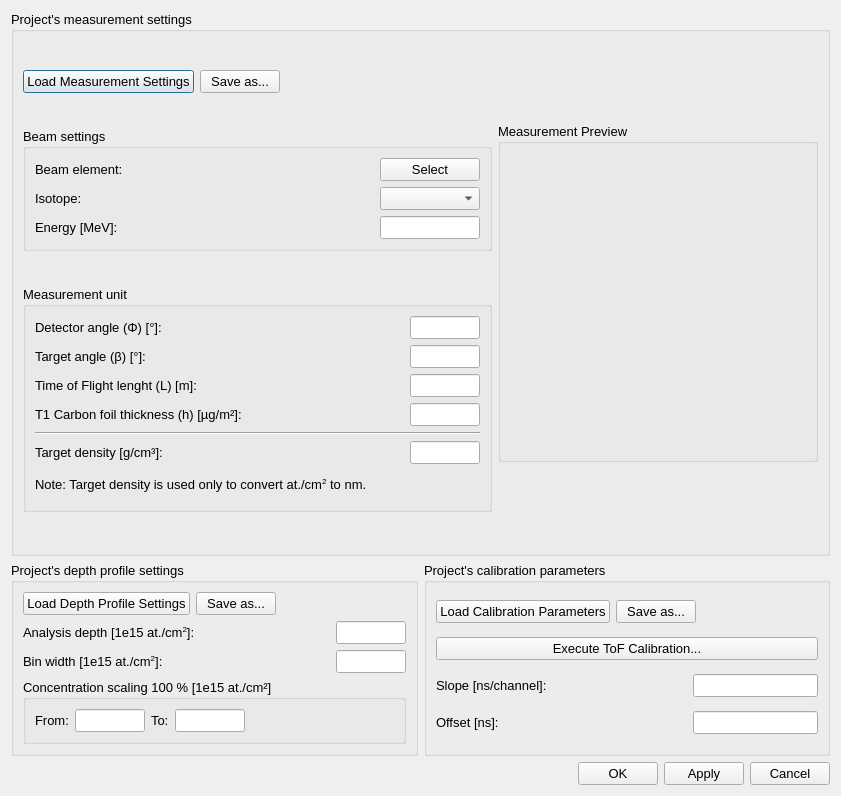
<?xml version="1.0" encoding="UTF-8"?>
<ui version="4.0">
 <class>Dialog</class>
 <widget class="QDialog" name="Dialog">
  <property name="geometry">
   <rect>
    <x>0</x>
    <y>0</y>
    <width>841</width>
    <height>796</height>
   </rect>
  </property>
  <property name="sizePolicy">
   <sizepolicy hsizetype="Fixed" vsizetype="Fixed">
    <horstretch>0</horstretch>
    <verstretch>0</verstretch>
   </sizepolicy>
  </property>
  <property name="font">
   <font>
    <pointsize>10</pointsize>
   </font>
  </property>
  <property name="windowTitle">
   <string>Define Project Settings</string>
  </property>
  <property name="sizeGripEnabled">
   <bool>false</bool>
  </property>
  <layout class="QVBoxLayout" name="verticalLayout_7">
   <item>
    <layout class="QVBoxLayout" name="verticalLayout_5">
     <property name="sizeConstraint">
      <enum>QLayout::SetNoConstraint</enum>
     </property>
     <item>
      <widget class="QGroupBox" name="groupBox_4">
       <property name="sizePolicy">
        <sizepolicy hsizetype="Preferred" vsizetype="Expanding">
         <horstretch>0</horstretch>
         <verstretch>0</verstretch>
        </sizepolicy>
       </property>
       <property name="title">
        <string>Project's measurement settings</string>
       </property>
       <layout class="QHBoxLayout" name="horizontalLayout">
        <item>
         <layout class="QVBoxLayout" name="verticalLayout">
          <item>
           <layout class="QHBoxLayout" name="horizontalLayout_19">
            <item>
             <widget class="QPushButton" name="loadButton">
              <property name="sizePolicy">
               <sizepolicy hsizetype="Preferred" vsizetype="Fixed">
                <horstretch>0</horstretch>
                <verstretch>0</verstretch>
               </sizepolicy>
              </property>
              <property name="text">
               <string>Load Measurement Settings</string>
              </property>
             </widget>
            </item>
            <item>
             <widget class="QPushButton" name="saveButton">
              <property name="text">
               <string>Save as...</string>
              </property>
             </widget>
            </item>
            <item>
             <spacer name="horizontalSpacer_19">
              <property name="orientation">
               <enum>Qt::Horizontal</enum>
              </property>
              <property name="sizeHint" stdset="0">
               <size>
                <width>40</width>
                <height>20</height>
               </size>
              </property>
             </spacer>
            </item>
           </layout>
          </item>
          <item>
           <widget class="QGroupBox" name="groupBox_3">
            <property name="sizePolicy">
             <sizepolicy hsizetype="Expanding" vsizetype="Fixed">
              <horstretch>0</horstretch>
              <verstretch>0</verstretch>
             </sizepolicy>
            </property>
            <property name="title">
             <string>Beam settings</string>
            </property>
            <layout class="QVBoxLayout" name="verticalLayout_6">
             <item>
              <layout class="QHBoxLayout" name="horizontalLayout_25">
               <item>
                <widget class="QLabel" name="beamLabel_3">
                 <property name="text">
                  <string>Beam element:</string>
                 </property>
                </widget>
               </item>
               <item>
                <spacer name="horizontalSpacer_25">
                 <property name="orientation">
                  <enum>Qt::Horizontal</enum>
                 </property>
                 <property name="sizeHint" stdset="0">
                  <size>
                   <width>40</width>
                   <height>20</height>
                  </size>
                 </property>
                </spacer>
               </item>
               <item>
                <widget class="QPushButton" name="elementButton">
                 <property name="minimumSize">
                  <size>
                   <width>100</width>
                   <height>0</height>
                  </size>
                 </property>
                 <property name="maximumSize">
                  <size>
                   <width>100</width>
                   <height>16777215</height>
                  </size>
                 </property>
                 <property name="text">
                  <string>Select</string>
                 </property>
                </widget>
               </item>
              </layout>
             </item>
             <item>
              <layout class="QHBoxLayout" name="horizontalLayout_26">
               <item>
                <widget class="QLabel" name="isotopeLabel">
                 <property name="enabled">
                  <bool>true</bool>
                 </property>
                 <property name="text">
                  <string>Isotope:</string>
                 </property>
                </widget>
               </item>
               <item>
                <spacer name="horizontalSpacer_26">
                 <property name="orientation">
                  <enum>Qt::Horizontal</enum>
                 </property>
                 <property name="sizeHint" stdset="0">
                  <size>
                   <width>40</width>
                   <height>20</height>
                  </size>
                 </property>
                </spacer>
               </item>
               <item>
                <widget class="QComboBox" name="isotopeComboBox">
                 <property name="enabled">
                  <bool>true</bool>
                 </property>
                 <property name="minimumSize">
                  <size>
                   <width>100</width>
                   <height>0</height>
                  </size>
                 </property>
                 <property name="maximumSize">
                  <size>
                   <width>100</width>
                   <height>16777215</height>
                  </size>
                 </property>
                </widget>
               </item>
              </layout>
             </item>
             <item>
              <layout class="QHBoxLayout" name="horizontalLayout_27">
               <item>
                <widget class="QLabel" name="label_20">
                 <property name="text">
                  <string>Energy [MeV]:</string>
                 </property>
                </widget>
               </item>
               <item>
                <spacer name="horizontalSpacer_27">
                 <property name="orientation">
                  <enum>Qt::Horizontal</enum>
                 </property>
                 <property name="sizeHint" stdset="0">
                  <size>
                   <width>40</width>
                   <height>20</height>
                  </size>
                 </property>
                </spacer>
               </item>
               <item>
                <widget class="QLineEdit" name="energyLineEdit">
                 <property name="minimumSize">
                  <size>
                   <width>0</width>
                   <height>0</height>
                  </size>
                 </property>
                 <property name="maximumSize">
                  <size>
                   <width>100</width>
                   <height>16777215</height>
                  </size>
                 </property>
                </widget>
               </item>
              </layout>
             </item>
            </layout>
           </widget>
          </item>
          <item>
           <widget class="QGroupBox" name="groupBox_2">
            <property name="sizePolicy">
             <sizepolicy hsizetype="Expanding" vsizetype="Fixed">
              <horstretch>0</horstretch>
              <verstretch>0</verstretch>
             </sizepolicy>
            </property>
            <property name="title">
             <string>Measurement unit</string>
            </property>
            <layout class="QGridLayout" name="gridLayout_3">
             <item row="8" column="0">
              <layout class="QHBoxLayout" name="horizontalLayout_20">
               <item>
                <widget class="QLabel" name="label_15">
                 <property name="text">
                  <string>Target density [g/cm³]:</string>
                 </property>
                </widget>
               </item>
               <item>
                <spacer name="horizontalSpacer_20">
                 <property name="orientation">
                  <enum>Qt::Horizontal</enum>
                 </property>
                 <property name="sizeHint" stdset="0">
                  <size>
                   <width>40</width>
                   <height>20</height>
                  </size>
                 </property>
                </spacer>
               </item>
               <item>
                <widget class="QLineEdit" name="targetDensityLineEdit">
                 <property name="minimumSize">
                  <size>
                   <width>70</width>
                   <height>0</height>
                  </size>
                 </property>
                 <property name="maximumSize">
                  <size>
                   <width>50</width>
                   <height>16777215</height>
                  </size>
                 </property>
                </widget>
               </item>
              </layout>
             </item>
             <item row="4" column="0">
              <layout class="QHBoxLayout" name="horizontalLayout_21">
               <item>
                <widget class="QLabel" name="label_16">
                 <property name="text">
                  <string>Target angle (β) [°]:</string>
                 </property>
                </widget>
               </item>
               <item>
                <spacer name="horizontalSpacer_21">
                 <property name="orientation">
                  <enum>Qt::Horizontal</enum>
                 </property>
                 <property name="sizeHint" stdset="0">
                  <size>
                   <width>40</width>
                   <height>20</height>
                  </size>
                 </property>
                </spacer>
               </item>
               <item>
                <widget class="QLineEdit" name="targetAngleLineEdit">
                 <property name="minimumSize">
                  <size>
                   <width>70</width>
                   <height>0</height>
                  </size>
                 </property>
                 <property name="maximumSize">
                  <size>
                   <width>50</width>
                   <height>16777215</height>
                  </size>
                 </property>
                </widget>
               </item>
              </layout>
             </item>
             <item row="3" column="0">
              <layout class="QHBoxLayout" name="horizontalLayout_22">
               <item>
                <widget class="QLabel" name="label_17">
                 <property name="text">
                  <string>Detector angle (Φ) [°]:</string>
                 </property>
                </widget>
               </item>
               <item>
                <spacer name="horizontalSpacer_22">
                 <property name="orientation">
                  <enum>Qt::Horizontal</enum>
                 </property>
                 <property name="sizeHint" stdset="0">
                  <size>
                   <width>40</width>
                   <height>20</height>
                  </size>
                 </property>
                </spacer>
               </item>
               <item>
                <widget class="QLineEdit" name="detectorAngleLineEdit">
                 <property name="minimumSize">
                  <size>
                   <width>70</width>
                   <height>0</height>
                  </size>
                 </property>
                 <property name="maximumSize">
                  <size>
                   <width>50</width>
                   <height>16777215</height>
                  </size>
                 </property>
                </widget>
               </item>
              </layout>
             </item>
             <item row="5" column="0">
              <layout class="QHBoxLayout" name="horizontalLayout_23">
               <item>
                <widget class="QLabel" name="label_18">
                 <property name="text">
                  <string>Time of Flight lenght (L) [m]:</string>
                 </property>
                </widget>
               </item>
               <item>
                <spacer name="horizontalSpacer_23">
                 <property name="orientation">
                  <enum>Qt::Horizontal</enum>
                 </property>
                 <property name="sizeHint" stdset="0">
                  <size>
                   <width>40</width>
                   <height>20</height>
                  </size>
                 </property>
                </spacer>
               </item>
               <item>
                <widget class="QLineEdit" name="TOFLengthLineEdit">
                 <property name="minimumSize">
                  <size>
                   <width>70</width>
                   <height>0</height>
                  </size>
                 </property>
                 <property name="maximumSize">
                  <size>
                   <width>50</width>
                   <height>16777215</height>
                  </size>
                 </property>
                </widget>
               </item>
              </layout>
             </item>
             <item row="6" column="0">
              <layout class="QHBoxLayout" name="horizontalLayout_24">
               <item>
                <widget class="QLabel" name="label_19">
                 <property name="text">
                  <string>T1 Carbon foil thickness (h) [µg/m²]:</string>
                 </property>
                </widget>
               </item>
               <item>
                <spacer name="horizontalSpacer_24">
                 <property name="orientation">
                  <enum>Qt::Horizontal</enum>
                 </property>
                 <property name="sizeHint" stdset="0">
                  <size>
                   <width>40</width>
                   <height>20</height>
                  </size>
                 </property>
                </spacer>
               </item>
               <item>
                <widget class="QLineEdit" name="carbonFoilThicknessLineEdit">
                 <property name="minimumSize">
                  <size>
                   <width>70</width>
                   <height>0</height>
                  </size>
                 </property>
                 <property name="maximumSize">
                  <size>
                   <width>50</width>
                   <height>16777215</height>
                  </size>
                 </property>
                </widget>
               </item>
              </layout>
             </item>
             <item row="7" column="0">
              <widget class="Line" name="line">
               <property name="orientation">
                <enum>Qt::Horizontal</enum>
               </property>
              </widget>
             </item>
             <item row="9" column="0">
              <widget class="QLabel" name="label">
               <property name="text">
                <string>&lt;html&gt;&lt;head/&gt;&lt;body&gt;&lt;p&gt;Note: Target density is used only to convert at./cm&lt;span style=&quot; vertical-align:super;&quot;&gt;2&lt;/span&gt; to nm.&lt;/p&gt;&lt;/body&gt;&lt;/html&gt;</string>
               </property>
               <property name="wordWrap">
                <bool>true</bool>
               </property>
              </widget>
             </item>
            </layout>
           </widget>
          </item>
         </layout>
        </item>
        <item>
         <layout class="QVBoxLayout" name="verticalLayout_2">
          <item>
           <widget class="QGroupBox" name="groupBox">
            <property name="minimumSize">
             <size>
              <width>320</width>
              <height>339</height>
             </size>
            </property>
            <property name="maximumSize">
             <size>
              <width>320</width>
              <height>339</height>
             </size>
            </property>
            <property name="title">
             <string>Measurement Preview</string>
            </property>
            <layout class="QVBoxLayout" name="verticalLayout_3">
             <item>
              <widget class="QLabel" name="picture">
               <property name="text">
                <string/>
               </property>
              </widget>
             </item>
            </layout>
           </widget>
          </item>
         </layout>
        </item>
       </layout>
      </widget>
     </item>
     <item>
      <layout class="QHBoxLayout" name="horizontalLayout_2">
       <item>
        <widget class="QGroupBox" name="groupBox_6">
         <property name="title">
          <string>Project's depth profile settings</string>
         </property>
         <layout class="QGridLayout" name="gridLayout">
          <item row="2" column="0">
           <layout class="QHBoxLayout" name="horizontalLayout_28">
            <item>
             <widget class="QLabel" name="label_21">
              <property name="text">
               <string>&lt;html&gt;&lt;head/&gt;&lt;body&gt;&lt;p&gt;Analysis depth [1e15 at./cm&lt;span style=&quot; vertical-align:super;&quot;&gt;2&lt;/span&gt;]:&lt;/p&gt;&lt;/body&gt;&lt;/html&gt;</string>
              </property>
             </widget>
            </item>
            <item>
             <spacer name="horizontalSpacer_28">
              <property name="orientation">
               <enum>Qt::Horizontal</enum>
              </property>
              <property name="sizeHint" stdset="0">
               <size>
                <width>40</width>
                <height>20</height>
               </size>
              </property>
             </spacer>
            </item>
            <item>
             <widget class="QLineEdit" name="depthStepForStoppingLineEdit">
              <property name="minimumSize">
               <size>
                <width>70</width>
                <height>0</height>
               </size>
              </property>
              <property name="maximumSize">
               <size>
                <width>70</width>
                <height>16777215</height>
               </size>
              </property>
             </widget>
            </item>
           </layout>
          </item>
          <item row="0" column="0">
           <layout class="QHBoxLayout" name="horizontalLayout_30">
            <item>
             <widget class="QPushButton" name="loadDepthProfileSettingsButton">
              <property name="sizePolicy">
               <sizepolicy hsizetype="Preferred" vsizetype="Fixed">
                <horstretch>0</horstretch>
                <verstretch>0</verstretch>
               </sizepolicy>
              </property>
              <property name="text">
               <string>Load Depth Profile Settings</string>
              </property>
             </widget>
            </item>
            <item>
             <widget class="QPushButton" name="saveDepthProfileSettingsButton">
              <property name="text">
               <string>Save as...</string>
              </property>
             </widget>
            </item>
            <item>
             <spacer name="horizontalSpacer_30">
              <property name="orientation">
               <enum>Qt::Horizontal</enum>
              </property>
              <property name="sizeHint" stdset="0">
               <size>
                <width>40</width>
                <height>20</height>
               </size>
              </property>
             </spacer>
            </item>
           </layout>
          </item>
          <item row="4" column="0">
           <layout class="QHBoxLayout" name="horizontalLayout_32">
            <item>
             <widget class="QGroupBox" name="groupBox_7">
              <property name="title">
               <string>Concentration scaling 100 % [1e15 at./cm²]</string>
              </property>
              <layout class="QGridLayout" name="gridLayout_2">
               <item row="0" column="0">
                <layout class="QHBoxLayout" name="horizontalLayout_4">
                 <item>
                  <widget class="QLabel" name="label_2">
                   <property name="text">
                    <string>&lt;html&gt;&lt;head/&gt;&lt;body&gt;&lt;p&gt;From:&lt;/p&gt;&lt;/body&gt;&lt;/html&gt;</string>
                   </property>
                  </widget>
                 </item>
                 <item>
                  <widget class="QLineEdit" name="depthsForConcentrationScalingLineEdit_1">
                   <property name="minimumSize">
                    <size>
                     <width>70</width>
                     <height>0</height>
                    </size>
                   </property>
                   <property name="maximumSize">
                    <size>
                     <width>70</width>
                     <height>16777215</height>
                    </size>
                   </property>
                  </widget>
                 </item>
                 <item>
                  <widget class="QLabel" name="label_3">
                   <property name="text">
                    <string>To:</string>
                   </property>
                  </widget>
                 </item>
                 <item>
                  <widget class="QLineEdit" name="depthsForConcentrationScalingLineEdit_2">
                   <property name="minimumSize">
                    <size>
                     <width>70</width>
                     <height>0</height>
                    </size>
                   </property>
                   <property name="maximumSize">
                    <size>
                     <width>70</width>
                     <height>16777215</height>
                    </size>
                   </property>
                  </widget>
                 </item>
                 <item>
                  <spacer name="horizontalSpacer_2">
                   <property name="orientation">
                    <enum>Qt::Horizontal</enum>
                   </property>
                   <property name="sizeHint" stdset="0">
                    <size>
                     <width>40</width>
                     <height>20</height>
                    </size>
                   </property>
                  </spacer>
                 </item>
                </layout>
               </item>
              </layout>
             </widget>
            </item>
           </layout>
          </item>
          <item row="3" column="0">
           <layout class="QHBoxLayout" name="horizontalLayout_31">
            <item>
             <widget class="QLabel" name="label_22">
              <property name="text">
               <string>&lt;html&gt;&lt;head/&gt;&lt;body&gt;&lt;p&gt;Bin width [1e15 at./cm&lt;span style=&quot; vertical-align:super;&quot;&gt;2&lt;/span&gt;]:&lt;/p&gt;&lt;/body&gt;&lt;/html&gt;</string>
              </property>
             </widget>
            </item>
            <item>
             <spacer name="horizontalSpacer_31">
              <property name="orientation">
               <enum>Qt::Horizontal</enum>
              </property>
              <property name="sizeHint" stdset="0">
               <size>
                <width>40</width>
                <height>20</height>
               </size>
              </property>
             </spacer>
            </item>
            <item>
             <widget class="QLineEdit" name="depthStepForOutputLineEdit">
              <property name="minimumSize">
               <size>
                <width>70</width>
                <height>0</height>
               </size>
              </property>
              <property name="maximumSize">
               <size>
                <width>70</width>
                <height>16777215</height>
               </size>
              </property>
             </widget>
            </item>
           </layout>
          </item>
         </layout>
        </widget>
       </item>
       <item>
        <widget class="QGroupBox" name="groupBox_5">
         <property name="title">
          <string>Project's calibration parameters</string>
         </property>
         <layout class="QVBoxLayout" name="verticalLayout_4">
          <item>
           <layout class="QHBoxLayout" name="horizontalLayout_29">
            <item>
             <widget class="QPushButton" name="loadCalibrationParametersButton">
              <property name="sizePolicy">
               <sizepolicy hsizetype="Preferred" vsizetype="Fixed">
                <horstretch>0</horstretch>
                <verstretch>0</verstretch>
               </sizepolicy>
              </property>
              <property name="text">
               <string>Load Calibration Parameters</string>
              </property>
             </widget>
            </item>
            <item>
             <widget class="QPushButton" name="saveCalibrationParametersButton">
              <property name="text">
               <string>Save as...</string>
              </property>
             </widget>
            </item>
            <item>
             <spacer name="horizontalSpacer_29">
              <property name="orientation">
               <enum>Qt::Horizontal</enum>
              </property>
              <property name="sizeHint" stdset="0">
               <size>
                <width>40</width>
                <height>20</height>
               </size>
              </property>
             </spacer>
            </item>
           </layout>
          </item>
          <item>
           <widget class="QPushButton" name="executeCalibrationButton">
            <property name="text">
             <string>Execute ToF Calibration...</string>
            </property>
           </widget>
          </item>
          <item>
           <layout class="QHBoxLayout" name="horizontalLayout_9">
            <item>
             <widget class="QLabel" name="label_9">
              <property name="text">
               <string>Slope [ns/channel]:</string>
              </property>
             </widget>
            </item>
            <item>
             <spacer name="horizontalSpacer_9">
              <property name="orientation">
               <enum>Qt::Horizontal</enum>
              </property>
              <property name="sizeHint" stdset="0">
               <size>
                <width>40</width>
                <height>20</height>
               </size>
              </property>
             </spacer>
            </item>
            <item>
             <widget class="QLineEdit" name="slopeLineEdit">
              <property name="minimumSize">
               <size>
                <width>125</width>
                <height>0</height>
               </size>
              </property>
              <property name="maximumSize">
               <size>
                <width>125</width>
                <height>16777215</height>
               </size>
              </property>
             </widget>
            </item>
           </layout>
          </item>
          <item>
           <layout class="QHBoxLayout" name="horizontalLayout_10">
            <item>
             <widget class="QLabel" name="label_10">
              <property name="text">
               <string>Offset [ns]:</string>
              </property>
             </widget>
            </item>
            <item>
             <spacer name="horizontalSpacer_10">
              <property name="orientation">
               <enum>Qt::Horizontal</enum>
              </property>
              <property name="sizeHint" stdset="0">
               <size>
                <width>40</width>
                <height>20</height>
               </size>
              </property>
             </spacer>
            </item>
            <item>
             <widget class="QLineEdit" name="offsetLineEdit">
              <property name="minimumSize">
               <size>
                <width>125</width>
                <height>0</height>
               </size>
              </property>
              <property name="maximumSize">
               <size>
                <width>125</width>
                <height>16777215</height>
               </size>
              </property>
             </widget>
            </item>
           </layout>
          </item>
         </layout>
        </widget>
       </item>
      </layout>
     </item>
    </layout>
   </item>
   <item>
    <layout class="QHBoxLayout" name="horizontalLayout_3">
     <item>
      <spacer name="horizontalSpacer">
       <property name="orientation">
        <enum>Qt::Horizontal</enum>
       </property>
       <property name="sizeHint" stdset="0">
        <size>
         <width>40</width>
         <height>20</height>
        </size>
       </property>
      </spacer>
     </item>
     <item>
      <widget class="QPushButton" name="OKButton">
       <property name="text">
        <string>OK</string>
       </property>
      </widget>
     </item>
     <item>
      <widget class="QPushButton" name="applyButton">
       <property name="text">
        <string>Apply</string>
       </property>
      </widget>
     </item>
     <item>
      <widget class="QPushButton" name="cancelButton">
       <property name="text">
        <string>Cancel</string>
       </property>
      </widget>
     </item>
    </layout>
   </item>
  </layout>
 </widget>
 <tabstops>
  <tabstop>loadButton</tabstop>
  <tabstop>saveButton</tabstop>
  <tabstop>elementButton</tabstop>
  <tabstop>isotopeComboBox</tabstop>
  <tabstop>energyLineEdit</tabstop>
  <tabstop>detectorAngleLineEdit</tabstop>
  <tabstop>targetAngleLineEdit</tabstop>
  <tabstop>TOFLengthLineEdit</tabstop>
  <tabstop>carbonFoilThicknessLineEdit</tabstop>
  <tabstop>targetDensityLineEdit</tabstop>
  <tabstop>loadDepthProfileSettingsButton</tabstop>
  <tabstop>saveDepthProfileSettingsButton</tabstop>
  <tabstop>depthStepForStoppingLineEdit</tabstop>
  <tabstop>depthStepForOutputLineEdit</tabstop>
  <tabstop>depthsForConcentrationScalingLineEdit_1</tabstop>
  <tabstop>depthsForConcentrationScalingLineEdit_2</tabstop>
  <tabstop>loadCalibrationParametersButton</tabstop>
  <tabstop>saveCalibrationParametersButton</tabstop>
  <tabstop>executeCalibrationButton</tabstop>
  <tabstop>slopeLineEdit</tabstop>
  <tabstop>offsetLineEdit</tabstop>
  <tabstop>OKButton</tabstop>
  <tabstop>applyButton</tabstop>
  <tabstop>cancelButton</tabstop>
 </tabstops>
 <resources/>
 <connections/>
</ui>
